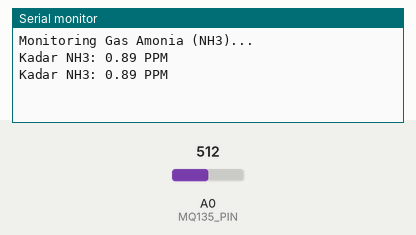
The sketch below on a simulated Arduino Uno, built with avr-gcc and run on an emulated ATmega328P. Shown: the last lines printed to the serial monitor. Inputs (shaded band) come from the test bench; at power-on: A0 (MQ135_PIN) = 512.

Above: at 1.8 s.
1.9 s: A0 (MQ135_PIN) set to 1007
At 2.8 s:
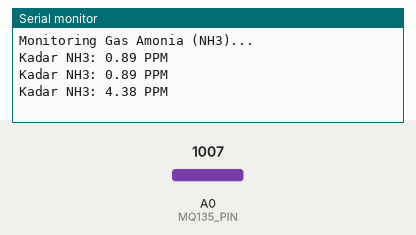
3.4 s: A0 (MQ135_PIN) set to 1023
At 4.8 s:
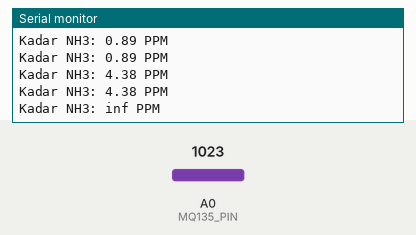

The sketch:

NH3.ino
```cpp
#define MQ135_PIN A0  // Pin sensor gas MQ-135
#define RL 10000.0    // Resistor load 10kΩ

// Konstanta dari datasheet MQ-135 untuk NH3
#define A 0.9
#define B -2.6
#define R0 8200.0  // Harus dikalibrasi di udara bersih

void setup() {
    Serial.begin(9600);
    Serial.println("Monitoring Gas Amonia (NH3)...");
}

void loop() {
    int sensorValue = analogRead(MQ135_PIN);
    float voltage = sensorValue * (5.0 / 1023.0); // Konversi ke voltase
    float Rs = ((5.0 - voltage) / voltage) * RL; // Hitung Rs
    float ratio = Rs / R0;  // Bandingkan dengan udara bersih

    // Hitung PPM dengan persamaan logaritmik
    float ppm = pow(10, (log10(ratio) - log10(A)) / B);

    Serial.print("Kadar NH3: ");
    Serial.print(ppm);
    Serial.println(" PPM");

    delay(1000); // Update setiap 1 detik
}
```

Measured:
- the behaviour switches between 1022 and 1023 on A0 (MQ135_PIN) (found by bisection; images 1 and 2)
- after the input at 1.9 s, the serial monitor: prints a new line after 0.10 s (image 1)
- after the input at 3.4 s, the serial monitor: prints a new line after 0.61 s (image 2)
